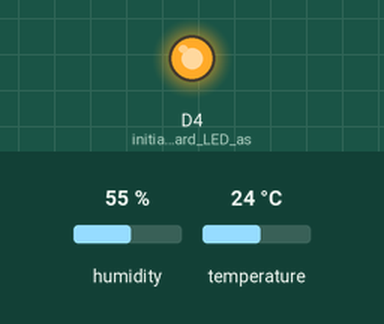
The sketch below on a simulated ESP8266 (Wemos D1 mini). Shown: output pins drawn as LEDs (lit = HIGH). Inputs (shaded band) come from the test bench; at power-on: humidity 55 %, temperature 24 °C. WiFi joins after 1.5 s; servers stay silent unless stated; uploads are accepted with an empty reply; what the sketch prints to the serial monitor is not drawn. At 6.3 s the program puts the board to deep sleep or switches it off; the recording ends there.

Above: at 0.1 s.
Timing chart, 0 to 6.3 s (numbered marks = the images above):
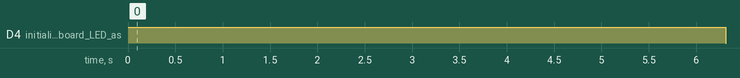

Measured:
- by itself, D4 (initialize_onboard_LED_as): HIGH → LOW at 6.3 s

The sketch:

esp8266_client.ino
```cpp
// (licence header left out)
#include <ESP8266WiFi.h>        // αναφορά - https://arduino-esp8266.readthedocs.io/en/latest/esp8266wifi/readme.html
#include <DHT.h>

template<typename T, size_t N> size_t ArraySize(T (&)[N]) {
  return N;
}

#define dsphinXVersion    0.72
#define DHTTYPE DHT22         //   Αισθητήρας Θερμοκρασίας Υγρασίας :   DHT22 (AM2302)  ή DHT11
#define DHTPIN  D6            //   data pin μεταφορά δεδομένων

/*
    για mode development και production
*/
//#define devMode                              1    // developer mode - testing

#ifdef devMode
#define Wifi_Desc                         "devtesting "
#define WiFi_ClientName                   "Sensor-A"           // optional name - ΧΩΡΙΣ ΚΕΝΑ το όνομα
#endif

#ifndef devMode
#define Wifi_Desc                         "Computer Lab on school"
#define WiFi_ClientName                   "Lab-PC"    // optional name - ΧΩΡΙΣ ΚΕΝΑ το όνομα
#endif

DHT dht(DHTPIN, DHTTYPE, 15);               // αρχικοποίηση για χρήση DHT αισθητήρα ESP8266

/*
   Καθολικές μεταβλητές

*/

//const int sleepTimeS = 600;                // σε δευτερόλεπτα - DEEP SLEEP - εξοικονόμιση ενέργειας
const int sleepTimeS = 5;                // σε δευτερόλεπτα - DEEP SLEEP - εξοικονόμιση ενέργειας

float prevTemp = 0;
long sent = 0;
bool debug = true;                         // output σε serial monitor ?
int maxSensorTry = 2000, sensorI = 0;       // προσπάθειας  για σύνδεση με τπν αισθητήρα

/*
     Ρυθμίσεις για συνδέσεις σε πολλαπλά Wifi δίκτυα, σε περίπτωση αποτυχίας σύνδεσης στο κύριο

*/
String WifiNet[][2] = {
  { "DimPirgon2", "xxx" },
  { "DimPirgon1", "xxx" },
  { "ssd1", "xxx" },
  { "ssd2", "xxx" },
  { "home", "xxx" },
  { "biz", "xxx" },
};


/*
    URI για end point, αποστολή στοιχείων σε Data collecting servers
*/
String CollectionServer[][3] = {
  {"SERVER_IP_OR_DNS", "index.php?option=com_ajax&module=temperature&format=raw", "80"},
};

/**
    μηνύματα προς serial monitor, σε κατάσταση true

   @param message
*/
void show(String message) {
  if (debug) {
    Serial.println(message);
  }
}


/**
    Άναψε / Σβήσε το μοναδικό LED

*/
void led(int turnOn = 1) {
  if (debug) {
    if (turnOn == 1) {
      digitalWrite(BUILTIN_LED, HIGH);
    } else {
      digitalWrite(BUILTIN_LED, LOW);
    }
  }
}


/**
    σύνδεση σε κάποιο απο τα γνωστά Wifi δίκτυα που βρίσκονται σε WifiNet
*/
void connectWifi() {

  int maxTry = 5;                          // απόπειρες προσπάθειας - εξοικονόμιση ενέργειας
  int n, i, x;
  char ssid[20], pass[30];
  String tmp;

  n = ArraySize(WifiNet);
  /*
      χρήση απλή ως station - client,
      μπορεί να δουλεύψει και ως Iot, mess κοκ

      πληροφορίες : https://arduino-esp8266.readthedocs.io/en/latest/esp8266wifi/readme.html
  */
  WiFi.mode(WIFI_STA);                     // Client only -  station


  for (i = 0; i < n; i++) {

    tmp = WifiNet[i][0];
    tmp.toCharArray(ssid, tmp.length() + 1);
    tmp = WifiNet[i][1];
    tmp.toCharArray(pass, tmp.length() + 1);

    show("σύνδεση με  " + (String) ssid);

    WiFi.begin(ssid, pass);
    delay(1000);
    show(".");

    for (x = 0; x < maxTry; x++) {

      delay(1000);

      if (WiFi.status() != WL_CONNECTED) {
      } else {
        show("");
        Serial.println(" OK " + (String) WifiNet[i][0]);
        show("");
        Serial.println(WiFi.localIP());
        return;
      }
    }
    show(" αποτυχία ");
  }

  if (WiFi.status() != WL_CONNECTED) {
    show("");
    show(" πλήρης αποτυχία σύνδεσης σε Wifi  ");
    show("");
  }


}


/**

    Αποστολή δεδομένων συλλογής απο αισθητήρες στα γνωστά end points - CollectionServer

   @param temp1
   @param temp2
   @param Host
   @param Port
   @param Script
   @param Proto
*/
void sendDataToServer(float temp1, float temp2, String Host = "", int Port = 80, String Script = "",
                      String Proto = "http://") {

  WiFiClient client;
  int i, n;

  n = ArraySize(CollectionServer);


  for (i = 0; i < n; i++) {

    Host = (String) CollectionServer[i][0];
    Port = CollectionServer[i][2].toInt();
    Script = (String) CollectionServer[i][1];


    show(" σύνδεση σε server -  " + Host);

    if (client.connect(Host, Port)) {

      String uri = "";
      unsigned long timeout = millis();

      show("Client connected ");
      /*
          uri  = API END POINT
                 πλήρης διεύθυνση του PHP script συλλογής δεδομένων
      */
      uri = Proto + Host + ":" + Port + Script + "?Temperature=" + (String) temp1 + "&Humidity=" + temp2 + "&esp8266ID=" + String(ESP.getChipId()) +
            "&sensorName=" + (String) WiFi_ClientName + "&Description=" + (String) Wifi_Desc + "&ver=" +
            (String) dsphinXVersion;
      uri.replace(" ","%20");

      show(uri);

      /*
          HTTP 1.1 - web protocol
      */
      client.print(String("GET ") + uri + " HTTP/1.1\r\n" +
                   "Host: " + Host + "\r\n" +
                   "Connection: close\r\n\r\n");

      while (client.available() == 0) {
        if (millis() - timeout > 5000) {
          show(">>> Client Timeout !");
          client.stop();
          break;
        }
      }

      delay(2000);
      sent++;
    } else {
      show(" αποτυχία σύνδεσης σε end point !");
    }

    delay(2000);
  }
  // flush();

  client.stop();
}


/*
    Αρχικοποίηση Arduino - WeMos D1 mini

    Εκτέλεση
                1) Αρχικά
                2) μετά από κάθε Wake Up απο το DeepSleep
*/
void setup() {
  Serial.begin(115200);               // baud rate για serial monitor
  dht.begin();
  if (debug) {
    pinMode(BUILTIN_LED, OUTPUT);    // initialize onboard LED as output
  }
  led(1);
//statusESP();
  // pinMode(D0, WAKEUP_PULLUP);  // Connect D0 to RST to wake up

  connectWifi();
  show("Setup init ");
}


/*
    Ανάγνωση δεδομένων συλλογής από αισθητήτρες
                       και αποστολή στα end point
                       συνεχόμενα deep sleep για εξοικονόμιση ενέργειας

    Ατέρμων βρόχος - κύρια διαδικασία υλοποίησης
*/
void loop() {

  String ret;
  float t1, humidity, heatIndex;
  humidity = dht.readHumidity();            // Ανάγνωση δεδομένων υγρασίας     ( ποσοστιαία )
  t1 = dht.readTemperature();               // Ανάγνωση δεδομένων θερμοκρασίας ( ποσοστιαία )

  /*
     συνδυαστικός δείκτης θερμοκρασίας

     πηγή: https://en.wikipedia.org/wiki/Heat_index
  */
  heatIndex = dht.computeHeatIndex(t1, humidity, false);  // συνδυαστικό

  ret = "Υγρασία: " + (String) humidity + " %";
  ret += " Θερμοκρασία: " + (String) t1 + "  " + " Συνδυαστικός Δείκτης Θεμροκρασίας : " + heatIndex;

  if ((isnan(humidity) || isnan(t1)) && (sensorI < maxSensorTry)) {
    sensorI++;
    Serial.println((String) sensorI + " αποτυχία σύνδεση σε  from DHT sensor!");
    return;
  }

  show(ret);
  sendDataToServer(heatIndex, humidity);

  if (debug) {
    statusESP();
  }
  led(0);
  show("ώρα για βαθύ ύπνο ;) ");
  // WAKE_RF_DEFAULT, WAKE_RFCAL, WAKE_NO_RFCAL, WAKE_RF_DISABLED
  ESP.deepSleep(sleepTimeS * 1000000, WAKE_RF_DEFAULT);           // βαθύ ύπνο για sleepTimeS δευτερόλεπτα
}


/**
    Info about chip
*/
void statusESP() {
  //   WiFi.printDiag(Serial)WiFi.printDiag(Serial);
  rst_info *rinfo = ESP.getResetInfoPtr();

  Serial.print(String("\nResetInfo.reason = ") + (*rinfo).reason + ": " + ESP.getResetReason() + "\n");

  Serial.print("ESP8266 chip ID " + String(ESP.getChipId()) + " B\n");
  Serial.print("ESP core version: " + String(ESP.getCoreVersion()) + " B\n");

  Serial.print("SDK core version: " + String(ESP.getSdkVersion()) + " B\n");
  Serial.print("CPU Mhz: " + String(ESP.getCpuFreqMHz()) + " B\n");
  Serial.print("Sketch size : " + String(ESP.getSketchSize()) + " B\n");
  Serial.print("free Sketch size : " + String(ESP.getFreeSketchSpace()) + " B\n");


  Serial.print("free heap: " + String(ESP.getFreeHeap()) + " B\n");
  Serial.print("flash chip size: " + String(ESP.getFlashChipSize()) + " B\n");
  Serial.print("frequency HZ chip  : " + String(ESP.getFlashChipSpeed()) + " B\n");
  Serial.print("cpu instruction cycle count since start  : " + String(ESP.getCycleCount()) + " B\n");

}
```
